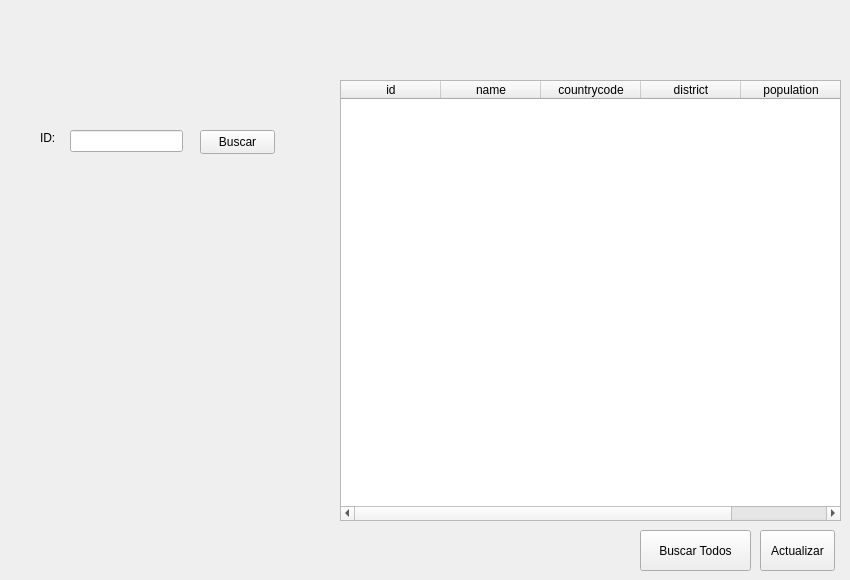
    <widget class="QWidget" name="tabCiudad">
     <attribute name="title">
      <string>Consultar Ciudad</string>
     </attribute>
     <widget class="QTableWidget" name="tableWidget_2">
      <property name="geometry">
       <rect>
        <x>340</x>
        <y>80</y>
        <width>501</width>
        <height>441</height>
       </rect>
      </property>
      <column>
       <property name="text">
        <string>id</string>
       </property>
      </column>
      <column>
       <property name="text">
        <string>name</string>
       </property>
      </column>
      <column>
       <property name="text">
        <string>countrycode</string>
       </property>
      </column>
      <column>
       <property name="text">
        <string>district</string>
       </property>
      </column>
      <column>
       <property name="text">
        <string>population</string>
       </property>
      </column>
     </widget>
     <widget class="QLabel" name="label_3">
      <property name="geometry">
       <rect>
        <x>40</x>
        <y>130</y>
        <width>49</width>
        <height>16</height>
       </rect>
      </property>
      <property name="text">
       <string>ID:</string>
      </property>
     </widget>
     <widget class="QLineEdit" name="lineEdit_2">
      <property name="geometry">
       <rect>
        <x>70</x>
        <y>130</y>
        <width>113</width>
        <height>22</height>
       </rect>
      </property>
     </widget>
     <widget class="QPushButton" name="bt_buscarciudad">
      <property name="geometry">
       <rect>
        <x>200</x>
        <y>130</y>
        <width>75</width>
        <height>24</height>
       </rect>
      </property>
      <property name="text">
       <string>Buscar</string>
      </property>
     </widget>
     <widget class="QPushButton" name="bt_refreshciudades">
      <property name="geometry">
       <rect>
        <x>760</x>
        <y>530</y>
        <width>75</width>
        <height>41</height>
       </rect>
      </property>
      <property name="text">
       <string>Actualizar</string>
      </property>
     </widget>
     <widget class="QPushButton" name="bt_buscarTodosl">
      <property name="geometry">
       <rect>
        <x>640</x>
        <y>530</y>
        <width>111</width>
        <height>41</height>
       </rect>
      </property>
      <property name="text">
       <string>Buscar Todos</string>
      </property>
     </widget>
    </widget>
